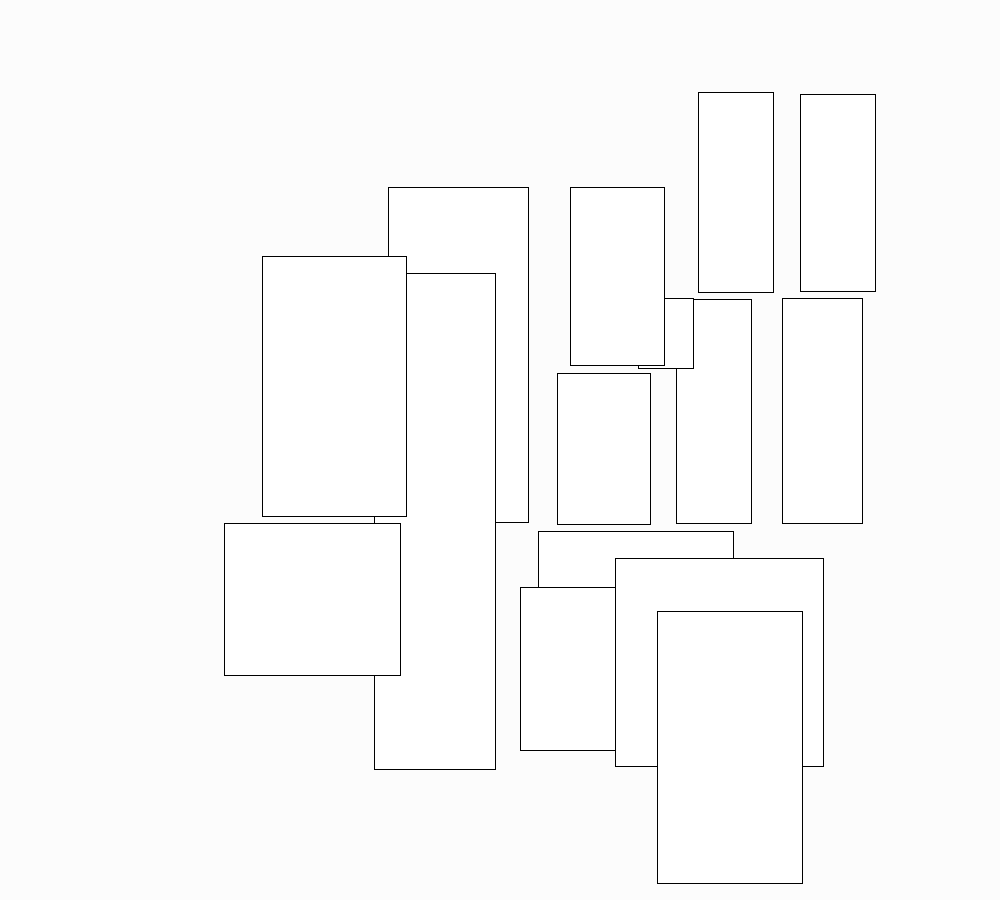
Frame 1 (no input)
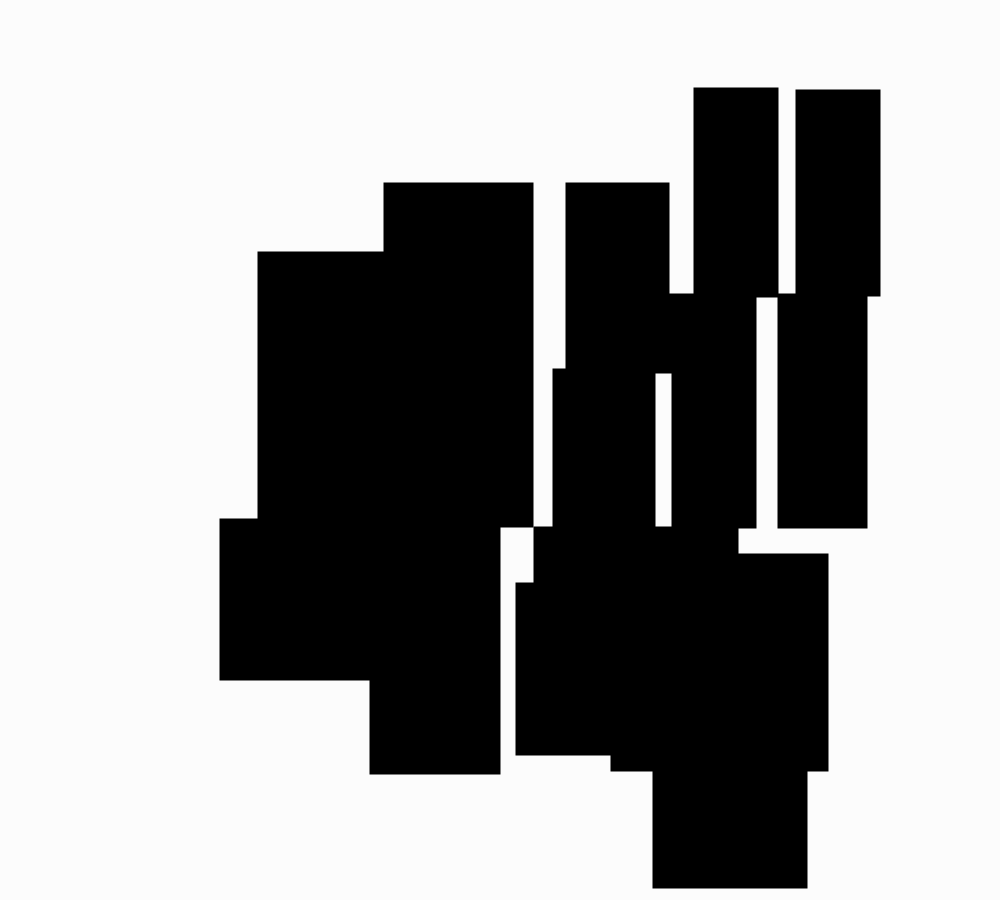
Frame 60 (the mouse pressed at the canvas centre just before this capture)
Frame 120 (the mouse held since frame 60 and released just before this capture): identical to frame 60, image omitted

The Processing sketch that drew these frames (run headless with seeded random() and noise(); from frame 60 on, the mouse is pressed at the canvas centre):

// Processing sketch: TristanS_LinePiece_GD105
// ── TristanS_LinePiece_GD105.pde
//Atilla Kovacs 1938-2017
//Koordination pp3-7-1975, 1985
//https://www.mayorgallery.com/artists/110-attila-kovacs/works/1815-attila-kovacs-koordination-pp3-7-1975-1985/

void setup(){
  size(1000, 900);
}

void draw(){
  background(#fcfcfc);
  //Right side
  
  square(538, 531, 195 );
  square(520, 587, 163 );
  square(615, 558, 208 );
  rect(800,94,75,197);
  rect(698,92,75,200);
  rect(676,299,75,224);
  rect(782,298,80,225);
  rect(638,298,55,70);
  rect(570,187,94,178);
  rect(557,373,93,151);
  rect(657,611,145,272);
  
  //Left Side
  rect(388,187,140,335);
  rect(374,273,121,496);
  rect(224,523,176,152);
  rect(262,256,144,260);
  
  
  fill(#000000);
  strokeWeight(10);
  
  
  
  // This saves the canvas as an image on the first frame of the program.
if(frameCount == 1){
  save("output.png");}
}
